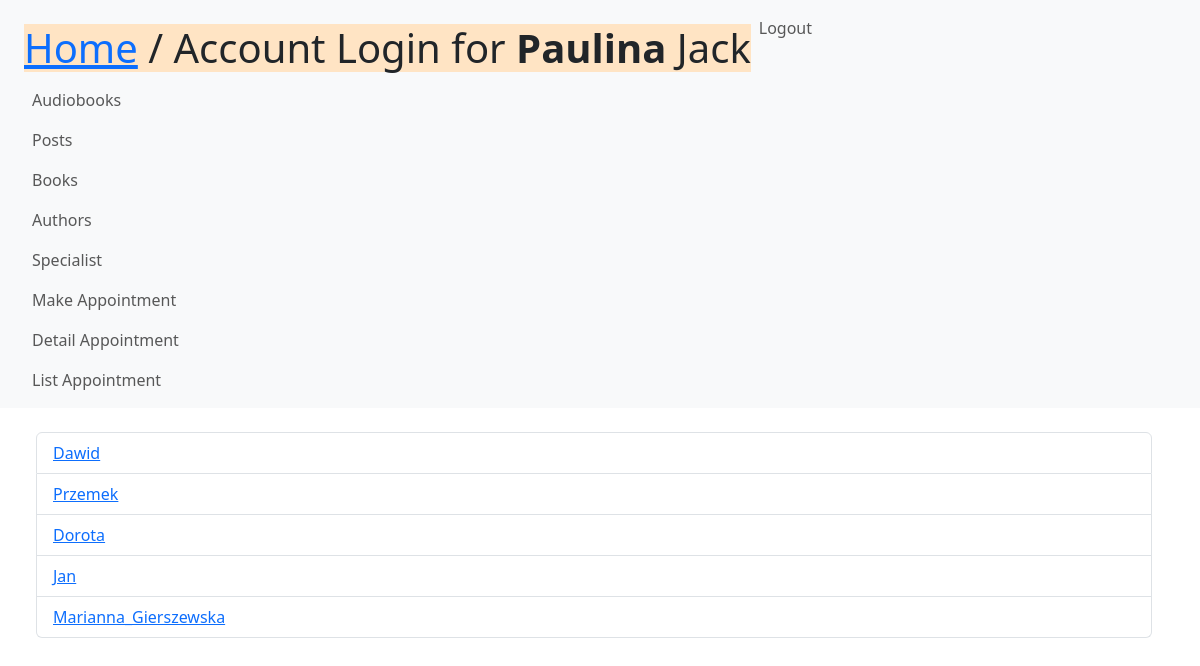
/specialists/ (signed in), run on the app's committed database.
### people/models.py (models this page shows, shortened)
class User(AbstractUser):
    company = models.ForeignKey('Company', related_name='Employees', null=True, on_delete=models.SET_NULL)
    def is_specialist(self):
        return self.groups.filter(name='Specialist').exists()
    def is_company(self):
        return self.groups.filter(name='Company').exists()

class Company(models.Model):
    name_company = models.CharField(max_length=256)
    industry = models.CharField(max_length=64)

### people/views.py (the view)
# urls.py: path('specialists/', SpecialistView.as_view(), name='view_specialist'),
class SpecialistView(View):
    def get(self, request):
        specialist = people.models.User.objects.filter(groups__name='Specialist').all
        return render(request, 'listy2specialist.html', {'specialist': specialist})

### people/templates/listy2specialist.html
{% extends 'base.html' %}
{% block content %}
    {% include 'list.html' with objects=specialist%}
{% endblock %}

### people/templates/base.html (shortened to what this page needs)
{% load static %}
<!DOCTYPE html>
<html lang="en">
<head>
    <link href="{% static 'bootstrap-5.2.2-dist/css/bootstrap.min.css' %}" rel="stylesheet">
</head>
<body>
<nav class="navbar navbar-expand-sm bg-light navbar-light">
    <div class="container-fluid">
        <ul class="navbar-nav">
            <div class="container m-auto">
        <div style="display: flex;flex-direction: row;justify-content: space-between">
               <div>   <h1 style="background-color: bisque" class="text-2xl leading-none text-gray-900 tracking-tight mt-3"><a href="/">Home</a> / Account Login for <b>{{user.username}}</b> {{user.company.name_company}} </h1>
               </div>
            <div>     {% if user.is_authenticated %}
                        <div class="nav-item">
                            <a class="nav-link" href="{% url 'logout' %}">Logout</a>
                        </div>
                        {% endif %}
            </div>
        </div>
                    {% if perms.media.view_book %}
                        <div>
                            <a class="nav-link" href="{% url 'view_audiobooks' %}">Audiobooks</a>
                        </div>
                        <div class="nav-item">
                            <a class="nav-link" href="{% url 'view_release' %}">Posts</a>
                        </div>
                        <div class="nav-item">
                            <a class="nav-link" href="{% url 'view_books' %}">Books</a>
                        </div>
                        <div class="nav-item">
                            <a class="nav-link" href="{% url 'view_author' %}">Authors</a>
                        </div>
                        <div class="nav-item">
                            <a class="nav-link" href="{% url 'view_specialist' %}">Specialist</a>
                        </div>
                        <div class="nav-item">
                            <a class="nav-link" href="{% url 'make_appointment' %}">Make Appointment</a>
                        </div>
                        <div class="nav-item">
                            <a class="nav-link" href="{% url 'detail_appointment' 1 %}">Detail Appointment</a>
                        </div>
                        <div class="nav-item">
                            <a class="nav-link" href="{% url 'view_appointment' %}">List Appointment</a>
                        </div>
                    {% endif %}
        </ul>
    </div>
</nav>
<div class="container m-4">
    {% block content %}{% endblock %}
</div>
</body>
</html>

### people/templates/list.html
<ul class="list-group">
    {% for obj in objects %}
        <ul class="list-group-item">
            <a href="{{ obj.get_absolute_url }}"> {{ obj }}</a>
        </ul>
    {% endfor %}

### data on the page
User: username "Paulina", company.name_company "Jack"
User: username "Dawid"
User: username "Przemek"
User: username "Dorota"
User: username "Jan"
User: username "Marianna_Gierszewska"
